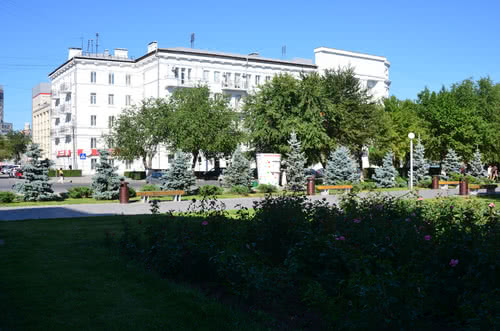
#> input picture Point Matching/imgs/00/8_4872.jpg, 500 x 331 px
$ python -i bayer.py   (imports and definitions only)
#> lines starting #> are read from the running program, lines starting #| are printed output that depends on the picture
import numpy as np
from scipy.ndimage import convolve

def get_pattern_tile(pattern, shape):
    tile = np.tile(pattern, np.array(shape) // 2 + np.array(shape) % 2)
    if shape[0] % 2:
        tile = tile[:-1, :]
    if shape[1] % 2:
        tile = tile[:, :-1]
    return tile.astype(bool)

# [57 lines left out: functions get_bayer_masks, get_colored_img, bilinear_interpolation, not called in this run]

def improved_interpolation(raw_img):
    G_R = np.array([
        [0,0,-1,0,0],
        [0,0,2,0,0],
        [-1,2,4,2,-1],
        [0,0,2,0,0],
        [0,0,-1,0,0]
    ]) / 8
    G_B = G_R

    R_G_1 = np.array([
        [0, 0, 0.5, 0, 0],
        [0, -1, 0, -1, 0],
        [-1, 4, 5, 4, -1],
        [0, -1, 0, -1, 0],
        [0, 0, 0.5, 0, 0]
    ]) / 8
    R_G_2 = np.array([
        [0, 0, -1, 0, 0],
        [0, -1, 4, -1, 0],
        [0.5, 0, 5, 0, 0.5],
        [0, -1, 4, -1, 0],
        [0, 0, -1, 0, 0]
    ]) / 8
    R_B = np.array([
        [0, 0, -1.5, 0, 0],
        [0, 2, 0, 2, 0],
        [-1.5, 0, 6, 0, -1.5],
        [0, 2, 0, 2, 0],
        [0, 0, -1.5, 0, 0]
    ]) / 8

    B_G_1 = R_G_1
    B_G_2 = R_G_2
    B_R = R_B

    G_R_mask = get_pattern_tile([[0, 1], [0, 0]], raw_img.shape[:2])
    G_B_mask = get_pattern_tile([[0, 0], [1, 0]], raw_img.shape[:2])
    G_mask = get_pattern_tile([[1, 0], [0, 1]], raw_img.shape[:2])
    R_G_1_mask = get_pattern_tile([[1,0],[0,0]], raw_img.shape[:2])
    R_G_2_mask = get_pattern_tile([[0,0],[0,1]], raw_img.shape[:2])
    R_B_mask = G_B_mask
    B_G_1_mask = R_G_2_mask
    B_G_2_mask = R_G_1_mask
    B_R_mask = G_R_mask

    raw_img = raw_img.astype(np.int32)
    G = convolve(raw_img, G_R)*G_R_mask + convolve(raw_img, G_B)*G_B_mask + raw_img*G_mask
    R = convolve(raw_img, R_G_1)*R_G_1_mask + convolve(raw_img, R_G_2)*R_G_2_mask + convolve(raw_img, R_B)*R_B_mask + raw_img*G_R_mask
    B = convolve(raw_img, B_G_1)*B_G_1_mask + convolve(raw_img, B_G_2)*B_G_2_mask + convolve(raw_img, B_R)*B_R_mask + raw_img*G_B_mask

    return np.dstack((R, G, B)).clip(0, 255).astype(np.uint8)

# [12 lines left out: function compute_psnr, not called in this run]

>>> import cv2
>>> picture = cv2.imread('../Point Matching/imgs/00/8_4872.jpg', cv2.IMREAD_GRAYSCALE)
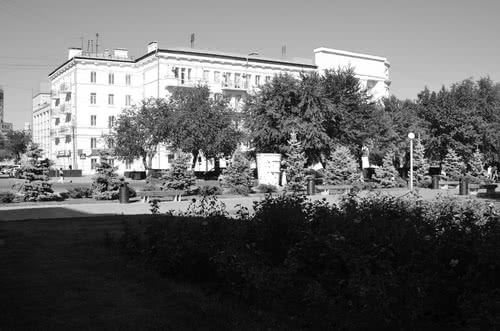
#> picture: shape (331, 500); min 0, max 255, mean 101.6
>>> result = improved_interpolation(picture)
#> in improved_interpolation, `G = convolve(raw_img, G_R)*G_R_mask + convolve(raw_img, G_B)*G_B_mask ..`:
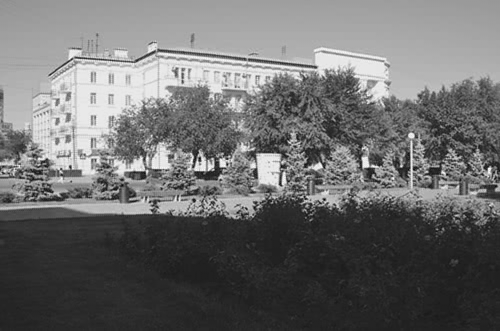
#> G: shape (331, 500) int32; min -34, max 282, mean 101.4; drawn with min black and max white
#> in improved_interpolation, `return np.dstack((R, G, B)).clip(0, 255).astype(np.uint8)`:
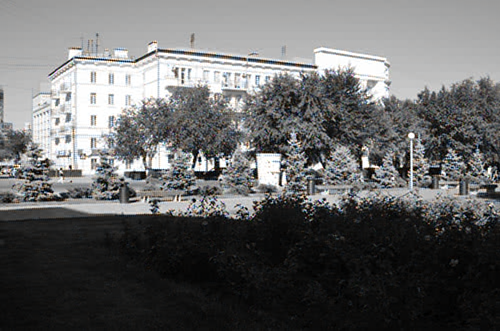
#> returned value: shape (331, 500, 3); mean of channels 0, 1, 2 101.3, 101.4, 101.2; drawn as B, G, R

$ run again, on Point Matching/imgs/00/8_4873.jpg
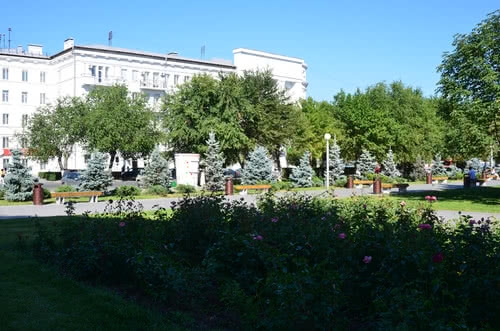
#> input picture Point Matching/imgs/00/8_4873.jpg, 500 x 331 px
#> in improved_interpolation, `G = convolve(raw_img, G_R)*G_R_mask + convolve(raw_img, G_B)*G_B_mask ..`:
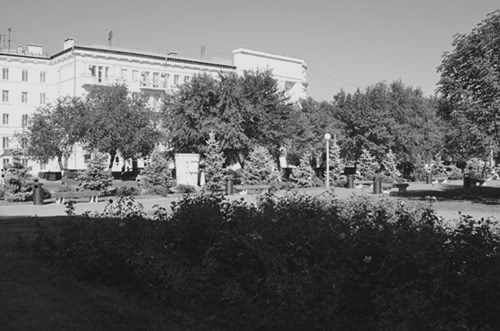
#> G: shape (331, 500) int32; min -22, max 288, mean 104.9; drawn with min black and max white
#> in improved_interpolation, `return np.dstack((R, G, B)).clip(0, 255).astype(np.uint8)`:
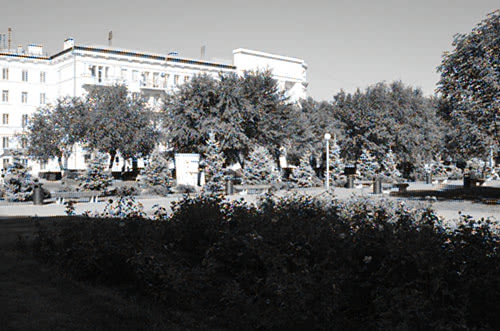
#> returned value: shape (331, 500, 3); mean of channels 0, 1, 2 104.8, 104.9, 104.7; drawn as B, G, R

$ run again, on Point Matching/imgs/00/8_4874.jpg
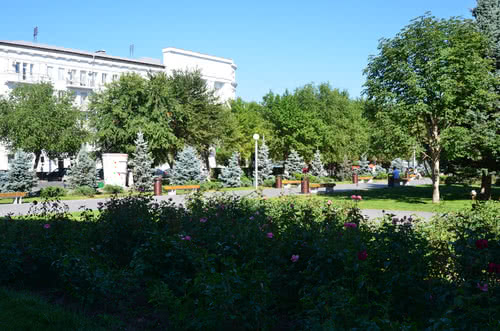
#> input picture Point Matching/imgs/00/8_4874.jpg, 500 x 331 px
#> in improved_interpolation, `B = convolve(raw_img, B_G_1)*B_G_1_mask + convolve(raw_img, B_G_2)*B_G..`:
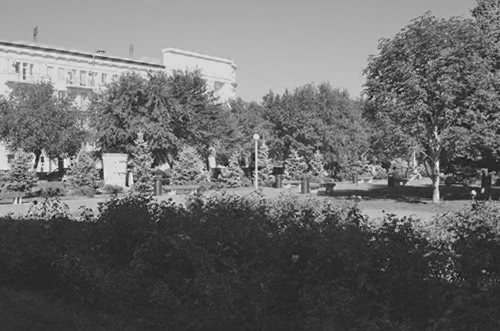
#> B: shape (331, 500) int32; min -50, max 308, mean 99.7; drawn with min black and max white
#> in improved_interpolation, `return np.dstack((R, G, B)).clip(0, 255).astype(np.uint8)`:
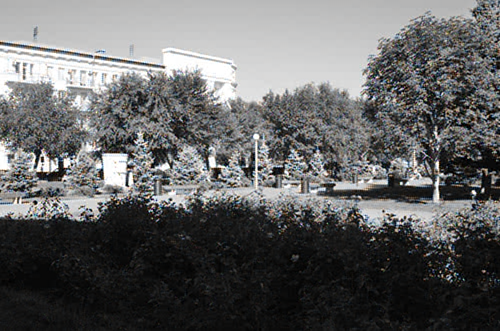
#> returned value: shape (331, 500, 3); mean of channels 0, 1, 2 99.7, 99.8, 99.6; drawn as B, G, R

$ run again, on Point Matching/imgs/00/8_4875.jpg
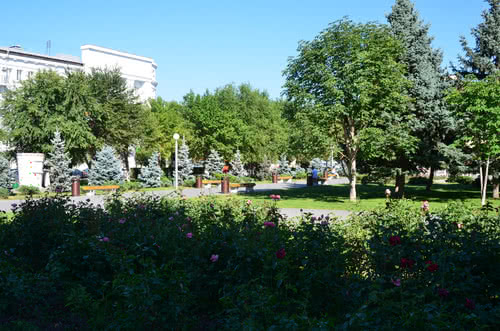
#> input picture Point Matching/imgs/00/8_4875.jpg, 500 x 331 px
#> in improved_interpolation, `G = convolve(raw_img, G_R)*G_R_mask + convolve(raw_img, G_B)*G_B_mask ..`:
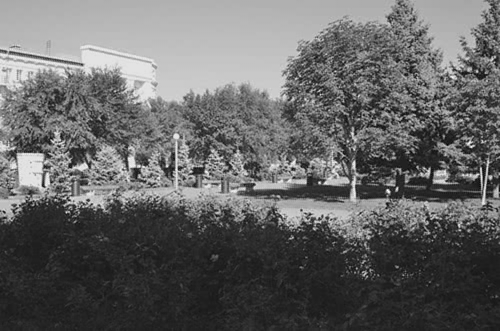
#> G: shape (331, 500) int32; min -30, max 290, mean 97.8; drawn with min black and max white
#> in improved_interpolation, `return np.dstack((R, G, B)).clip(0, 255).astype(np.uint8)`:
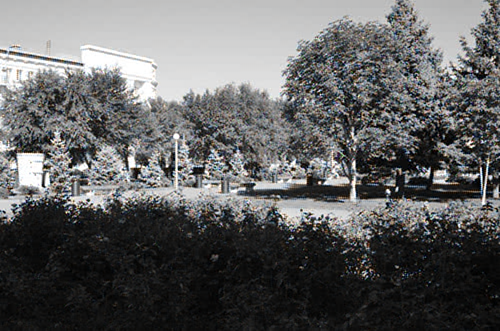
#> returned value: shape (331, 500, 3); mean of channels 0, 1, 2 97.7, 97.8, 97.6; drawn as B, G, R
